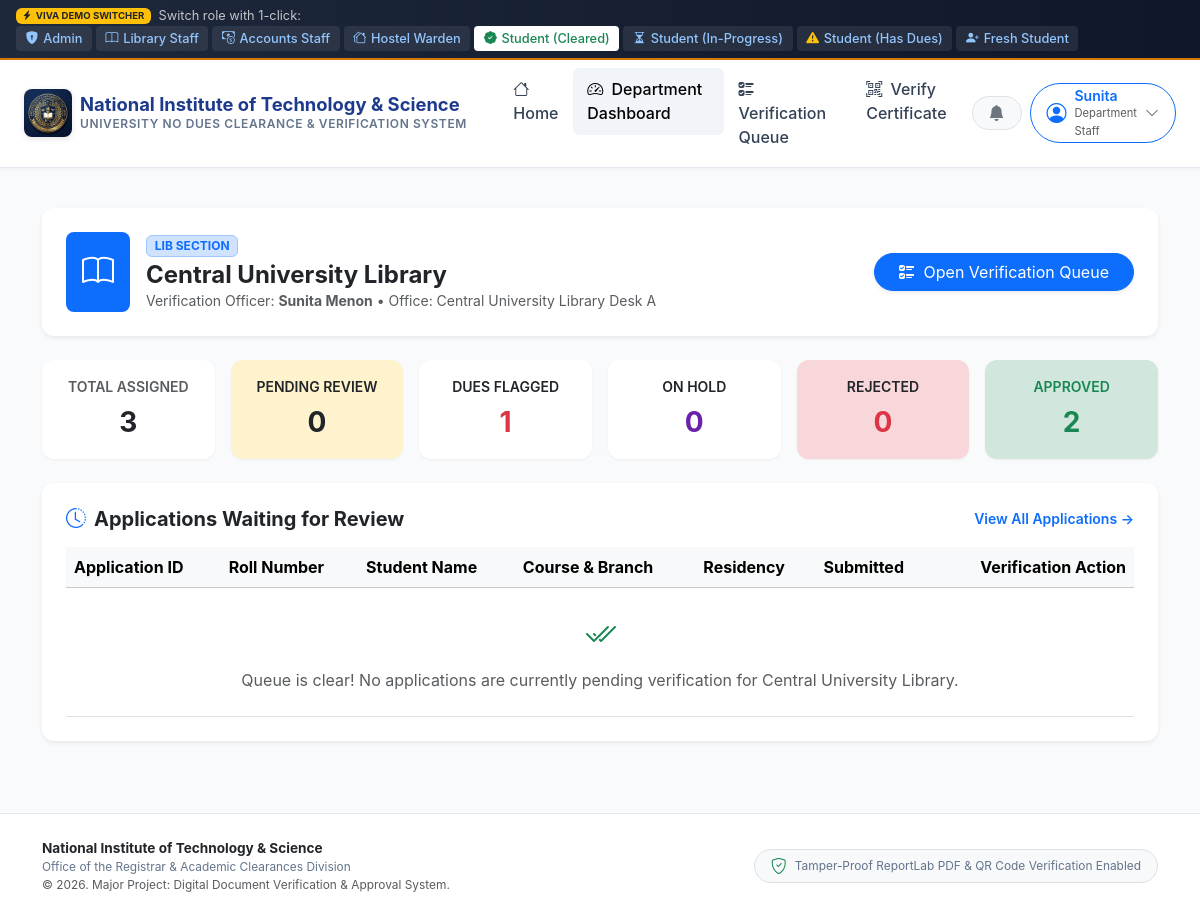
The page /department/dashboard/ (signed in) on the database its author committed.
### accounts/models.py (models this page shows, shortened)
class CustomUser(AbstractUser):
    ROLE_STUDENT = 'STUDENT'
    ROLE_STAFF = 'STAFF'
    ROLE_ADMIN = 'ADMIN'
    ROLE_CHOICES = [
        (ROLE_STUDENT, 'Student'),
        (ROLE_STAFF, 'Department Staff'),
        (ROLE_ADMIN, 'University Administrator'),
    ]
    role = models.CharField(max_length=20, choices=ROLE_CHOICES, default=ROLE_STUDENT)
    phone_number = models.CharField(max_length=15, blank=True, null=True)
    avatar = models.ImageField(upload_to='avatars/', blank=True, null=True)
    @property
    def is_student(self):
        return self.role == self.ROLE_STUDENT
    @property
    def is_department_staff(self):
        return self.role == self.ROLE_STAFF

class StaffProfile(models.Model):
    user = models.OneToOneField(CustomUser, on_delete=models.CASCADE, related_name='staff_profile')
    department = models.ForeignKey('departments.Department', on_delete=models.CASCADE, related_name='staff_members')
    employee_id = models.CharField(max_length=50, unique=True)
    designation = models.CharField(max_length=100, default="Clearance Verification Officer")
    cabin_office = models.CharField(max_length=100, blank=True)
    created_at = models.DateTimeField(auto_now_add=True)
    updated_at = models.DateTimeField(auto_now=True)

### departments/models.py (models this page shows, shortened)
class Department(models.Model):
    name = models.CharField(max_length=100, unique=True)
    code = models.CharField(max_length=20, unique=True, help_text="e.g. LIB, ACC, HOSTEL, LAB, SPORTS, TPC, EXAM")
    description = models.TextField(blank=True)
    icon = models.CharField(max_length=50, default="bi-building", help_text="Bootstrap 5 icon class, e.g. bi-book, bi-cash-coin")
    location = models.CharField(max_length=150, blank=True, default="Main Administrative Block")
    contact_email = models.EmailField(blank=True)
    contact_phone = models.CharField(max_length=20, blank=True)
    is_mandatory = models.BooleanField(default=True, help_text="Required for student to get final No Dues Certificate")
    display_order = models.PositiveIntegerField(default=0)
    is_active = models.BooleanField(default=True)
    created_at = models.DateTimeField(auto_now_add=True)
    updated_at = models.DateTimeField(auto_now=True)
    class Meta:
        ordering = ['display_order', 'name']

### clearance/views.py (the view)
    def wrapper(request, *args, **kwargs):
        if not request.user.is_authenticated:
            return redirect('login')
        if not (request.user.is_department_staff or request.user.is_university_admin):
            messages.warning(request, "Access restricted to Department Staff.")
            return redirect('dashboard_redirect')
        return view_func(request, *args, **kwargs)

### templates/clearance/department/dashboard.html (shortened to what this page needs)
{% extends 'base.html' %}
{% block content %}
<div class="container py-4">
  <div class="card card-clean border-0 shadow-sm p-4 mb-4 bg-white">
    <div class="row align-items-center g-3">
      <div class="col-md-8">
        <div class="d-flex align-items-center gap-3">
          <div class="p-3 bg-primary text-white rounded-3 fs-2">
            <i class="bi {{ department.icon }}"></i>
          </div>
          <div>
            <div class="badge bg-primary-subtle text-primary border border-primary-subtle mb-1">{{ department.code }} SECTION</div>
            <h4 class="fw-bold text-dark mb-0">{{ department.name }}</h4>
            <div class="text-muted small">
              Verification Officer: <strong>{{ request.user.get_full_name|default:request.user.username }}</strong> •
              Office: {{ staff_profile.cabin_office|default:department.location }}
            </div>
          </div>
        </div>
      </div>
      <div class="col-md-4 text-md-end">
        <a href="{% url 'department_applications' %}" class="btn btn-primary rounded-pill px-4 shadow-sm">
          <i class="bi bi-ui-checks me-1"></i> Open Verification Queue
        </a>
      </div>
    </div>
  </div>
  <div class="row g-3 mb-4">
    <div class="col-lg-2 col-md-4 col-6">
      <div class="card card-clean p-3 text-center border-0 h-100">
        <div class="text-muted small fw-semibold">TOTAL ASSIGNED</div>
        <div class="fs-3 fw-bold text-dark mt-1">{{ total_assigned }}</div>
      </div>
    </div>
    <div class="col-lg-2 col-md-4 col-6">
      <div class="card card-clean p-3 text-center border-0 h-100 bg-warning-subtle">
        <div class="text-dark small fw-semibold">PENDING REVIEW</div>
        <div class="fs-3 fw-bold text-dark mt-1">{{ pending_count }}</div>
      </div>
    </div>
    <div class="col-lg-2 col-md-4 col-6">
      <div class="card card-clean p-3 text-center border-0 h-100 bg-orange-subtle border-warning">
        <div class="text-dark small fw-semibold">DUES FLAGGED</div>
        <div class="fs-3 fw-bold text-danger mt-1">{{ action_req_count }}</div>
      </div>
    </div>
    <div class="col-lg-2 col-md-4 col-6">
      <div class="card card-clean p-3 text-center border-0 h-100 bg-purple-subtle">
        <div class="text-dark small fw-semibold">ON HOLD</div>
        <div class="fs-3 fw-bold text-purple mt-1" style="color: #6b21a8;">{{ on_hold_count }}</div>
      </div>
    </div>
    <div class="col-lg-2 col-md-4 col-6">
      <div class="card card-clean p-3 text-center border-0 h-100 bg-danger-subtle">
        <div class="text-dark small fw-semibold">REJECTED</div>
        <div class="fs-3 fw-bold text-danger mt-1">{{ rejected_count }}</div>
      </div>
    </div>
    <div class="col-lg-2 col-md-4 col-6">
      <div class="card card-clean p-3 text-center border-0 h-100 bg-success-subtle">
        <div class="text-success small fw-semibold">APPROVED</div>
        <div class="fs-3 fw-bold text-success mt-1">{{ approved_count }}</div>
      </div>
    </div>
  </div>
  <div class="card card-clean border-0 shadow-sm p-4">
    <div class="d-flex justify-content-between align-items-center mb-3">
      <h5 class="fw-bold text-dark mb-0"><i class="bi bi-clock-history text-primary me-2"></i>Applications Waiting for Review</h5>
      <a href="{% url 'department_applications' %}" class="small text-decoration-none fw-semibold">View All Applications &rarr;</a>
    </div>
    <div class="table-responsive">
      <table class="table table-hover align-middle mb-0">
        <thead class="table-light">
          <tr>
            <th>Application ID</th>
            <th>Roll Number</th>
            <th>Student Name</th>
            <th>Course & Branch</th>
            <th>Residency</th>
            <th>Submitted</th>
            <th class="text-end">Verification Action</th>
          </tr>
        </thead>
        <tbody>
          {% for clr in recent_pending %}
            {% with app=clr.application student=clr.application.student %}
              <tr>
                <td><span class="font-monospace fw-semibold text-primary">{{ app.application_no }}</span></td>
                <td><strong class="text-dark">{{ student.roll_number }}</strong></td>
                <td>{{ student.user.get_full_name|default:student.user.username }}</td>
                <td class="small">{{ student.course|truncatewords:4 }}</td>
                <td>
                  {% if student.is_hostel_resident %}
                    <span class="badge bg-secondary-subtle text-secondary">Hosteller</span>
                  {% else %}
                    <span class="badge bg-light text-muted border">Day Scholar</span>
                  {% endif %}
                </td>
                <td class="small text-muted">{{ app.submitted_at|date:"d M, h:i A" }}</td>
                <td class="text-end">
                  <a href="{% url 'department_review_clearance' clr.id %}" class="btn btn-primary btn-sm rounded-pill px-3">
                    <i class="bi bi-pencil-square me-1"></i> Review Dues
                  </a>
                </td>
              </tr>
            {% endwith %}
          {% empty %}
            <tr>
              <td colspan="7" class="text-center py-4 text-muted">
                <i class="bi bi-check2-all fs-2 text-success d-block mb-2"></i>
                Queue is clear! No applications are currently pending verification for {{ department.name }}.
              </td>
            </tr>
          {% endfor %}
        </tbody>
      </table>
    </div>
  </div>
</div>
{% endblock %}

### templates/base.html (shortened to what this page needs)
{% load static %}
<!DOCTYPE html>
<html lang="en">
<head>
  <link href="https://cdn.jsdelivr.net/npm/bootstrap@5.3.3/dist/css/bootstrap.min.css" rel="stylesheet">
  <link rel="stylesheet" href="https://cdn.jsdelivr.net/npm/bootstrap-icons@1.11.3/font/bootstrap-icons.min.css">
  <link rel="stylesheet" href="{% static 'css/custom.css' %}">
</head>
<body>
  <div class="demo-role-ribbon d-flex flex-wrap justify-content-between align-items-center">
    <div class="d-flex align-items-center gap-2">
      <span class="badge bg-warning text-dark"><i class="bi bi-lightning-charge-fill me-1"></i>VIVA DEMO SWITCHER</span>
      <span class="d-none d-md-inline text-light opacity-75">Switch role with 1-click:</span>
    </div>
    <div class="d-flex flex-wrap gap-1 align-items-center">
      <a href="{% url 'quick_demo_login' 'admin' %}" title="Log in as University Admin"><i class="bi bi-shield-lock-fill"></i> Admin</a>
      <a href="{% url 'quick_demo_login' 'staff_library' %}" title="Log in as Central Library Staff"><i class="bi bi-book"></i> Library Staff</a>
      <a href="{% url 'quick_demo_login' 'staff_accounts' %}" title="Log in as Accounts Officer"><i class="bi bi-cash-coin"></i> Accounts Staff</a>
      <a href="{% url 'quick_demo_login' 'staff_hostel' %}" title="Log in as Chief Warden"><i class="bi bi-houses"></i> Hostel Warden</a>
      <a href="{% url 'quick_demo_login' 'student_completed' %}" class="border-success text-success bg-white" title="Student with 100% Cleared Certificate"><i class="bi bi-patch-check-fill text-success"></i> Student (Cleared)</a>
      <a href="{% url 'quick_demo_login' 'student_in_progress' %}" title="Student in progress"><i class="bi bi-hourglass-split"></i> Student (In-Progress)</a>
      <a href="{% url 'quick_demo_login' 'student_with_dues' %}" title="Student with pending dues"><i class="bi bi-exclamation-triangle-fill text-warning"></i> Student (Has Dues)</a>
      <a href="{% url 'quick_demo_login' 'student_new' %}" title="Fresh student ready to submit application"><i class="bi bi-person-plus-fill"></i> Fresh Student</a>
    </div>
  </div>
  <nav class="navbar navbar-expand-lg univ-navbar sticky-top">
    <div class="container-fluid px-lg-4">
      <a class="navbar-brand d-flex align-items-center gap-2" href="{% url 'landing_page' %}">
        <img src="{% static 'images/university_crest.jpg' %}" alt="University Crest" class="brand-crest">
        <div>
          <div class="brand-title">{{ UNIVERSITY_NAME }}</div>
          <div class="brand-subtitle">{{ UNIVERSITY_SUBTITLE }}</div>
        </div>
      </a>
      <div class="collapse navbar-collapse" id="univNavbarNav">
        <ul class="navbar-nav me-auto ms-lg-3 mb-2 mb-lg-0">
          <li class="nav-item">
            <a class="nav-link {% if request.resolver_match.url_name == 'landing_page' %}active{% endif %}" href="{% url 'landing_page' %}">
              <i class="bi bi-house me-1"></i> Home
            </a>
          </li>
          {% if request.user.is_authenticated %}
            {% if request.user.is_student %}
              <li class="nav-item">
                <a class="nav-link {% if request.resolver_match.url_name == 'student_dashboard' %}active{% endif %}" href="{% url 'student_dashboard' %}">
                  <i class="bi bi-speedometer2 me-1"></i> My Dashboard
                </a>
              </li>
              <li class="nav-item">
                <a class="nav-link {% if request.resolver_match.url_name == 'student_apply' %}active{% endif %}" href="{% url 'student_apply' %}">
                  <i class="bi bi-plus-circle me-1"></i> Apply for No Dues
                </a>
              </li>
              <li class="nav-item">
                <a class="nav-link {% if request.resolver_match.url_name == 'student_applications_list' %}active{% endif %}" href="{% url 'student_applications_list' %}">
                  <i class="bi bi-card-checklist me-1"></i> My Applications
                </a>
              </li>
            {% elif request.user.is_department_staff %}
              <li class="nav-item">
                <a class="nav-link {% if request.resolver_match.url_name == 'department_dashboard' %}active{% endif %}" href="{% url 'department_dashboard' %}">
                  <i class="bi bi-speedometer2 me-1"></i> Department Dashboard
                </a>
              </li>
              <li class="nav-item">
                <a class="nav-link {% if request.resolver_match.url_name == 'department_applications' %}active{% endif %}" href="{% url 'department_applications' %}">
                  <i class="bi bi-ui-checks me-1"></i> Verification Queue
                </a>
              </li>
            {% endif %}
          {% endif %}
          <li class="nav-item">
            <a class="nav-link {% if request.resolver_match.url_name == 'verify_certificate_query' %}active{% endif %}" href="{% url 'verify_certificate_query' %}">
              <i class="bi bi-qr-code-scan me-1"></i> Verify Certificate
            </a>
          </li>
        </ul>
        <div class="d-flex align-items-center gap-2">
          {% if request.user.is_authenticated %}
            <div class="dropdown">
              <button class="btn btn-light position-relative rounded-pill px-3 py-1 border" type="button" data-bs-toggle="dropdown" aria-expanded="false">
                <i class="bi bi-bell-fill text-secondary"></i>
              </button>
            </div>
            <div class="dropdown">
              <button class="btn btn-outline-primary d-flex align-items-center gap-2 rounded-pill px-3 py-1" type="button" data-bs-toggle="dropdown" aria-expanded="false">
                <i class="bi bi-person-circle fs-5"></i>
                <div class="text-start d-none d-sm-block" style="line-height: 1.1;">
                  <span class="fw-semibold small d-block">{{ request.user.first_name|default:request.user.username }}</span>
                  <span class="text-muted" style="font-size: 0.7rem;">{{ request.user.get_role_display }}</span>
                </div>
                <i class="bi bi-chevron-down small text-muted"></i>
              </button>
            </div>
          {% endif %}
        </div>
      </div>
    </div>
  </nav>
  <main class="flex-grow-1">
    {% block content %}{% endblock %}
  </main>
  <footer class="mt-5">
    <div class="container">
      <div class="row align-items-center gy-3">
        <div class="col-md-6 text-center text-md-start">
          <div class="fw-bold text-dark">{{ UNIVERSITY_NAME }}</div>
          <div class="small">Office of the Registrar & Academic Clearances Division</div>
          <div class="small text-muted">&copy; 2026. Major Project: Digital Document Verification & Approval System.</div>
        </div>
        <div class="col-md-6 text-center text-md-end">
          <div class="d-inline-flex align-items-center gap-2 bg-light border px-3 py-1 rounded-pill small">
            <i class="bi bi-shield-check text-success fs-6"></i>
            <span>Tamper-Proof ReportLab PDF & QR Code Verification Enabled</span>
          </div>
        </div>
      </div>
    </div>
  </footer>
</body>
</html>

### rows shown on the page
CustomUser: user.first_name "Sunita", user.role "Department Staff", user.get_full_name "Sunita Menon"
Department: code "LIB", name "Central University Library"
StaffProfile: cabin_office "Central University Library Desk A"

### other values the page prints
{{ UNIVERSITY_NAME }} "National Institute of Technology & Science"
{{ UNIVERSITY_SUBTITLE }} "UNIVERSITY NO DUES CLEARANCE & VERIFICATION SYSTEM"
{{ total_assigned }} "3"
{{ pending_count }} "0"
{{ action_req_count }} "1"
{{ on_hold_count }} "0"
{{ rejected_count }} "0"
{{ approved_count }} "2"
